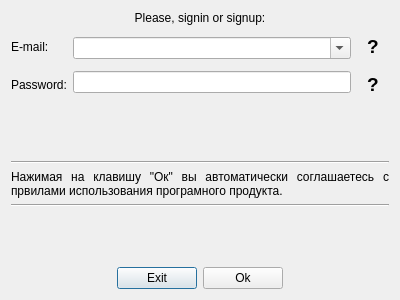
<?xml version="1.0" encoding="UTF-8"?>
<ui version="4.0">
 <class>signin_dialog</class>
 <widget class="QDialog" name="signin_dialog">
  <property name="geometry">
   <rect>
    <x>0</x>
    <y>0</y>
    <width>400</width>
    <height>300</height>
   </rect>
  </property>
  <property name="windowTitle">
   <string>Sign up or Sign in</string>
  </property>
  <layout class="QVBoxLayout" name="verticalLayout">
   <item>
    <widget class="QLabel" name="label_info">
     <property name="text">
      <string>Please, signin or signup:</string>
     </property>
     <property name="alignment">
      <set>Qt::AlignCenter</set>
     </property>
    </widget>
   </item>
   <item>
    <layout class="QHBoxLayout" name="horizontalLayout">
     <item>
      <layout class="QVBoxLayout" name="verticalLayout_2">
       <item>
        <widget class="QLabel" name="label_email">
         <property name="text">
          <string>E-mail:</string>
         </property>
        </widget>
       </item>
       <item>
        <widget class="QLabel" name="label_password">
         <property name="text">
          <string>Password:</string>
         </property>
        </widget>
       </item>
      </layout>
     </item>
     <item>
      <layout class="QVBoxLayout" name="verticalLayout_3">
       <item>
        <widget class="QComboBox" name="combobox_emails">
         <property name="editable">
          <bool>true</bool>
         </property>
         <property name="frame">
          <bool>true</bool>
         </property>
        </widget>
       </item>
       <item>
        <widget class="QLineEdit" name="edit_password"/>
       </item>
      </layout>
     </item>
     <item>
      <layout class="QVBoxLayout" name="verticalLayout_4">
       <item>
        <widget class="QLabel" name="help_email">
         <property name="minimumSize">
          <size>
           <width>32</width>
           <height>32</height>
          </size>
         </property>
         <property name="maximumSize">
          <size>
           <width>32</width>
           <height>32</height>
          </size>
         </property>
         <property name="toolTip">
          <string>Type your password here</string>
         </property>
         <property name="text">
          <string>&lt;html&gt;&lt;head/&gt;&lt;body&gt;&lt;p&gt;&lt;span style=&quot; font-size:14pt; font-weight:600;&quot;&gt;?&lt;/span&gt;&lt;/p&gt;&lt;/body&gt;&lt;/html&gt;</string>
         </property>
         <property name="alignment">
          <set>Qt::AlignCenter</set>
         </property>
        </widget>
       </item>
       <item>
        <widget class="QLabel" name="help_password">
         <property name="minimumSize">
          <size>
           <width>32</width>
           <height>32</height>
          </size>
         </property>
         <property name="maximumSize">
          <size>
           <width>32</width>
           <height>32</height>
          </size>
         </property>
         <property name="toolTip">
          <string>Type your e-mail here</string>
         </property>
         <property name="text">
          <string>&lt;html&gt;&lt;head/&gt;&lt;body&gt;&lt;p&gt;&lt;span style=&quot; font-size:14pt; font-weight:600;&quot;&gt;?&lt;/span&gt;&lt;/p&gt;&lt;/body&gt;&lt;/html&gt;</string>
         </property>
         <property name="alignment">
          <set>Qt::AlignCenter</set>
         </property>
        </widget>
       </item>
      </layout>
     </item>
    </layout>
   </item>
   <item>
    <spacer name="verticalSpacer_2">
     <property name="orientation">
      <enum>Qt::Vertical</enum>
     </property>
     <property name="sizeHint" stdset="0">
      <size>
       <width>20</width>
       <height>40</height>
      </size>
     </property>
    </spacer>
   </item>
   <item>
    <widget class="Line" name="line">
     <property name="orientation">
      <enum>Qt::Horizontal</enum>
     </property>
    </widget>
   </item>
   <item>
    <widget class="QLabel" name="label_info_after">
     <property name="text">
      <string>Нажимая на клавишу &quot;Ок&quot; вы автоматически соглашаетесь с првилами использования програмного продукта.</string>
     </property>
     <property name="textFormat">
      <enum>Qt::PlainText</enum>
     </property>
     <property name="scaledContents">
      <bool>false</bool>
     </property>
     <property name="alignment">
      <set>Qt::AlignJustify|Qt::AlignVCenter</set>
     </property>
     <property name="wordWrap">
      <bool>true</bool>
     </property>
    </widget>
   </item>
   <item>
    <widget class="Line" name="line_2">
     <property name="orientation">
      <enum>Qt::Horizontal</enum>
     </property>
    </widget>
   </item>
   <item>
    <spacer name="verticalSpacer">
     <property name="orientation">
      <enum>Qt::Vertical</enum>
     </property>
     <property name="sizeHint" stdset="0">
      <size>
       <width>20</width>
       <height>39</height>
      </size>
     </property>
    </spacer>
   </item>
   <item>
    <layout class="QHBoxLayout" name="horizontalLayout_3">
     <item>
      <spacer name="horizontalSpacer">
       <property name="orientation">
        <enum>Qt::Horizontal</enum>
       </property>
       <property name="sizeHint" stdset="0">
        <size>
         <width>40</width>
         <height>20</height>
        </size>
       </property>
      </spacer>
     </item>
     <item>
      <widget class="QPushButton" name="button_exit">
       <property name="text">
        <string>Exit</string>
       </property>
      </widget>
     </item>
     <item>
      <widget class="QPushButton" name="button_ok">
       <property name="text">
        <string>Ok</string>
       </property>
      </widget>
     </item>
     <item>
      <spacer name="horizontalSpacer_2">
       <property name="orientation">
        <enum>Qt::Horizontal</enum>
       </property>
       <property name="sizeHint" stdset="0">
        <size>
         <width>40</width>
         <height>20</height>
        </size>
       </property>
      </spacer>
     </item>
    </layout>
   </item>
  </layout>
 </widget>
 <resources/>
 <connections/>
</ui>
